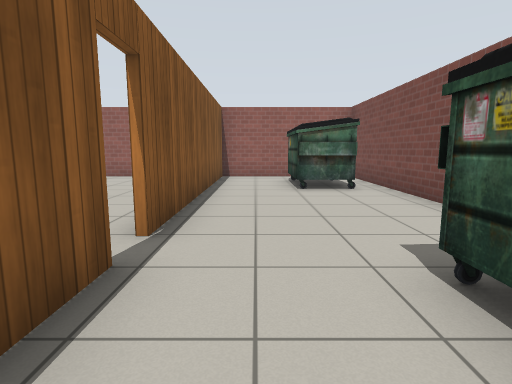
[1] (above)

18 first-person views from a walk through a robot-simulator world made for Gazebo. The camera is 1 m above the floor, tilts 8° down and sees 80° across. The floor is counted in squares, 1 m on a side. Each view is taken from the middle of a square. On the plan, view 1 faces up. The plan holds only what a view shows up to about 12 squares ahead; the rest is blank. Gazebo's built-in surfaces are drawn with simple patterns. Some stock models are drawn as simple stand-ins.

[2]
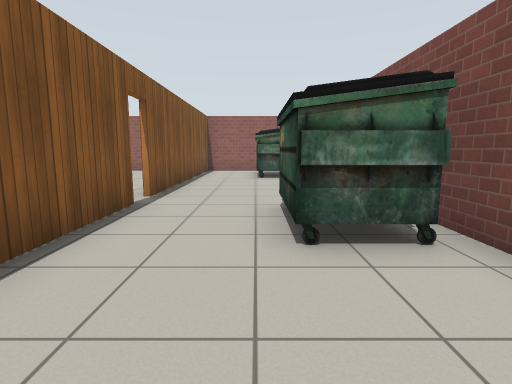

[3]
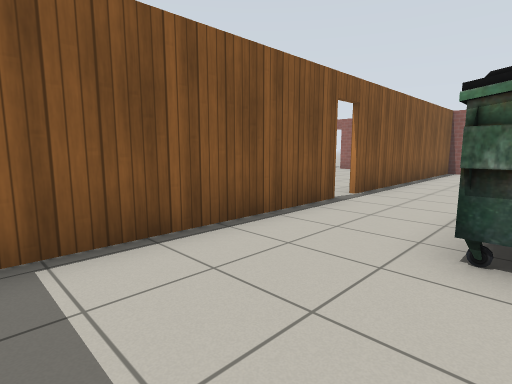

[4]
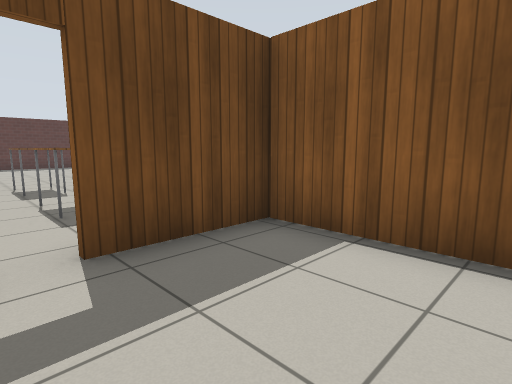

[5]
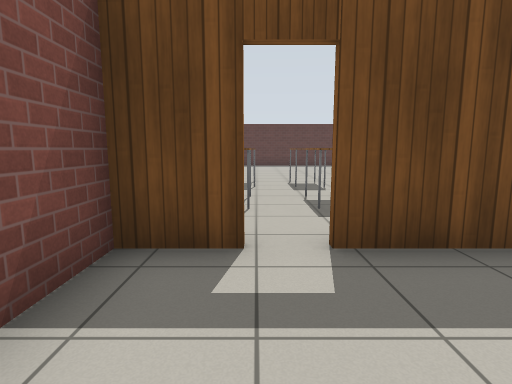

[6]
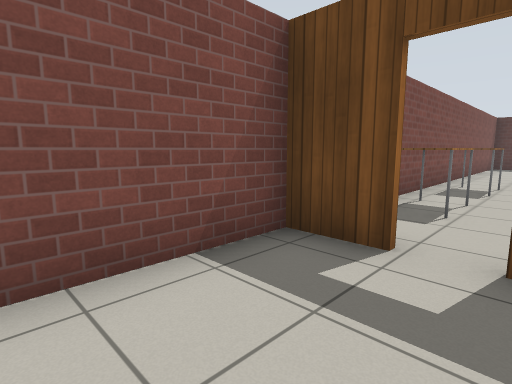

[7]
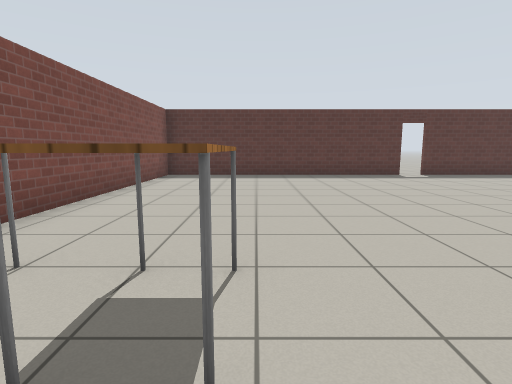

[8]
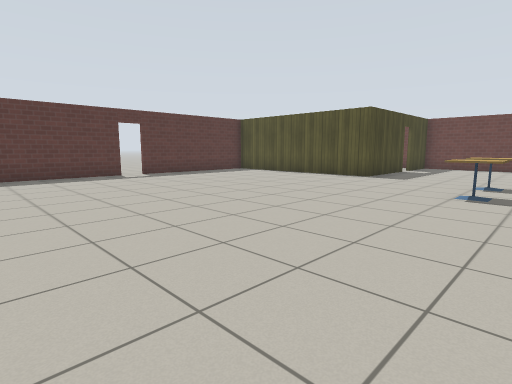

[9]
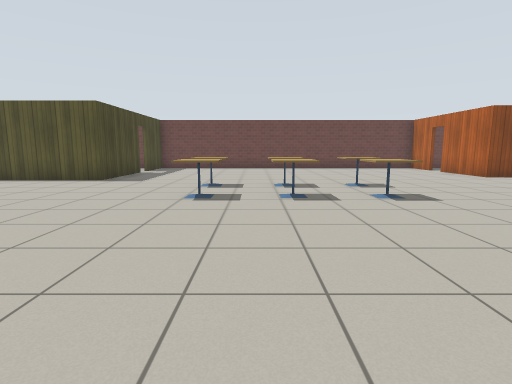

[10]
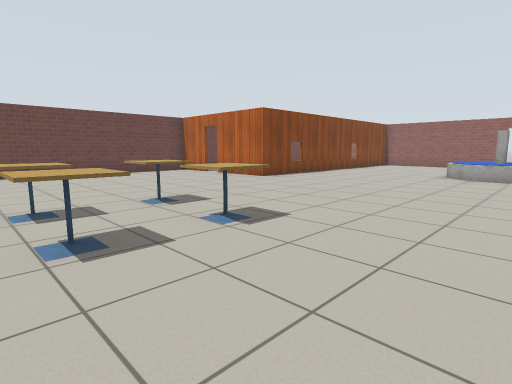

[11]
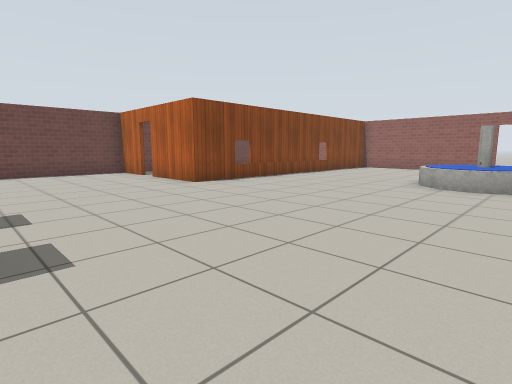

[12]
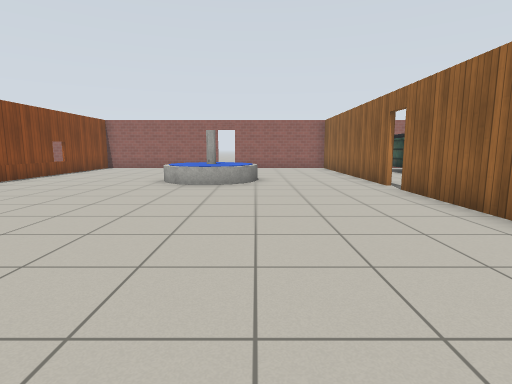

[13]
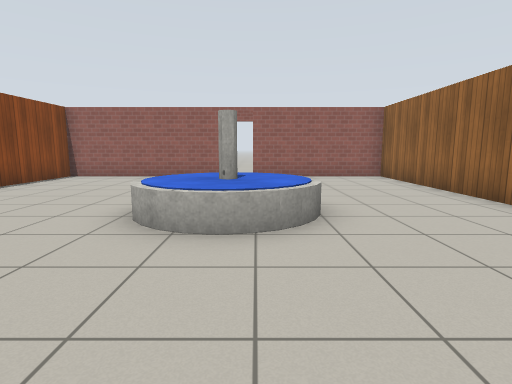

[14]
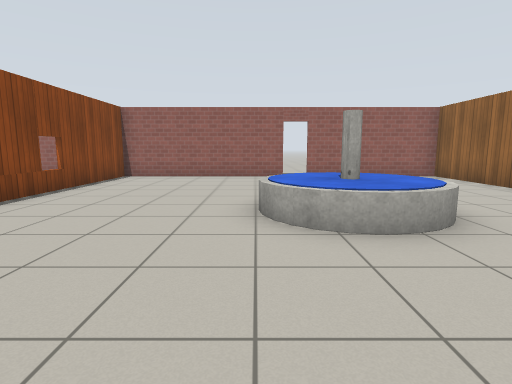

[15]
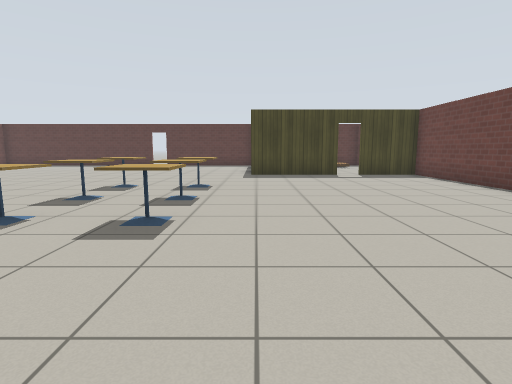

[16]
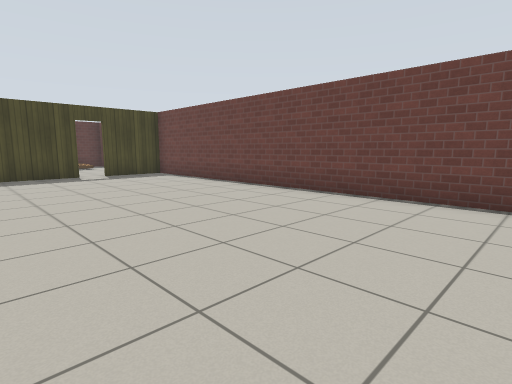

[17]
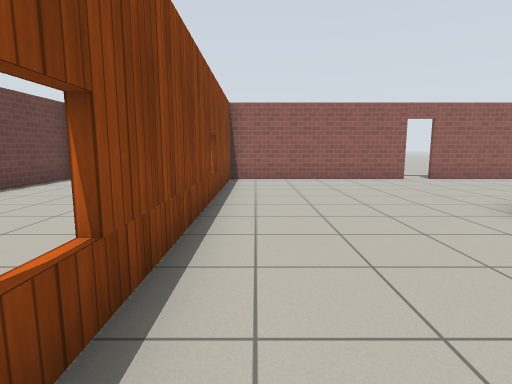

[18]
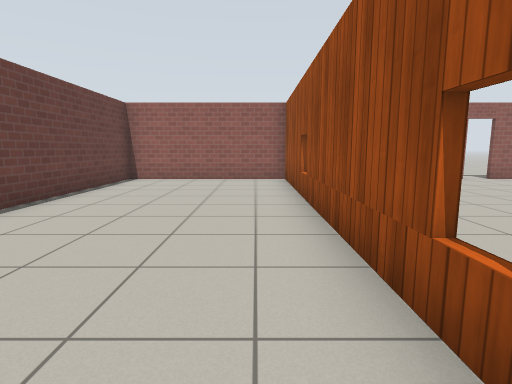

### Floor plan
Ten units are one square. View 1 is at (0, 0); x grows to the right and y downward. Boxes are objects, and circles mark ways between rooms. Rooms are numbered by the first view taken in them; rooms with no view inside come last. Other rooms are left out.
<svg viewBox="-188 -118 228 323">
<path fill="none" stroke="#000" d="M34 -55 34 -106M-12 -26 -12 40 12 40M20 40 34 40 34 -8M15 -113 -12 -113 -12 -34M-14 9 -14 -26M34 82 34 77M-152 130 -118 130 -118 162M-14 -34 -14 -113 -61 -113M-165 -2 -170 -2M-183 9 -183 130 -160 130M-57 199 34 199 34 106M-100 199 -65 199M-69 -113 -129 -113 -129 -2 -156 -2M-130 -20 -130 -113 -183 -113 -183 -60"/>
<rect x="5" y="-105" width="20" height="30" fill="#bbb"><title>dumpster</title></rect>
<rect x="15" y="-25" width="20" height="30" fill="#bbb"><title>dumpster</title></rect>
<rect x="-115" y="85" width="20" height="10" fill="#bbb"><title>cafe table</title></rect>
<rect x="-115" y="65" width="20" height="10" fill="#bbb"><title>cafe table</title></rect>
<rect x="-115" y="45" width="20" height="10" fill="#bbb"><title>cafe table</title></rect>
<rect x="-95" y="85" width="20" height="10" fill="#bbb"><title>cafe table</title></rect>
<rect x="-95" y="65" width="20" height="10" fill="#bbb"><title>cafe table</title></rect>
<rect x="-95" y="45" width="20" height="10" fill="#bbb"><title>cafe table</title></rect>
<rect x="-85" y="-65" width="40" height="30" fill="#bbb"><title>fountain</title></rect>
<rect x="-5" y="85" width="20" height="20" fill="#bbb"><title>table</title></rect>
<rect x="-5" y="55" width="20" height="20" fill="#bbb"><title>table</title></rect>
<rect x="15" y="85" width="20" height="20" fill="#bbb"><title>table</title></rect>
<rect x="15" y="55" width="20" height="20" fill="#bbb"><title>table</title></rect>
<circle cx="-10" cy="-30" r="3" fill="#2a7"/>
<circle cx="15" cy="40" r="3" fill="#2a7"/>
<circle cx="-160" cy="0" r="3" fill="#2a7"/>
<text x="20" y="-30">1</text>
<text x="-70" y="60">2</text>
<text x="-160" y="-60">3</text>
</svg>
Room 1 opens to room 2. Room 2 opens to room 3.

Where each view was taken, in squares from view 1:
view 1: 0 up, 0 right, facing up
view 2: 3 down, 1 right, facing up
view 3: 3 down, 2 right, facing up-left
view 4: 1 down, 2 right, facing down-left
view 5: 1 down, 2 right, facing down
view 6: 1 down, 1 right, facing down-right
view 7: 8 down, 0 right, facing down
view 8: 8 down, 1 left, facing down-left
view 9: 8 down, 2 left, facing left
view 10: 8 down, 5 left, facing up-left
view 11: 5 down, 5 left, facing up-left
view 12: 5 down, 5 left, facing up
view 13: 0 up, 6 left, facing up
view 14: 0 up, 8 left, facing up
view 15: 1 down, 12 left, facing down
view 16: 1 down, 12 left, facing down-left
view 17: 1 up, 12 left, facing up
view 18: 1 up, 14 left, facing up
